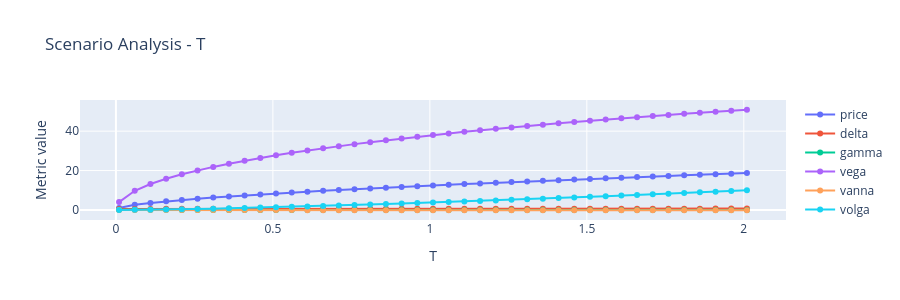

The cell this chart's notebook holds for it:
### Markdown cell above
### Maturity

### Code cell
base = {
    'S': 100, 'K': 100, 
    'r': 0.05, 'q': 0.00, 
    'v': 0.25, 
    'T': 1, 
    'call_or_put': 'CALL'
}

greeks_df = create_greeks_df(vary='T', low_b=-0.99, up_b=1.05, step=0.05, base_params=base)

plot_scenario_analysis(
    df = greeks_df,
    vary_metric = 'T',
    base_params = base,
    save_path = 'docs/DT.html'
)
